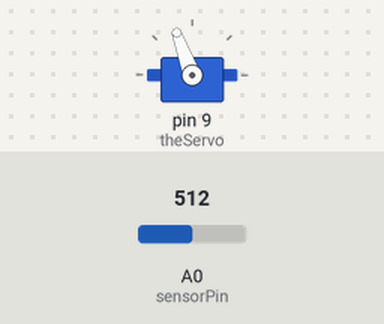
This sketch was run on a simulated Arduino Uno, built with avr-gcc and run on an emulated ATmega328P. On the bench: servo. The test bench sets the inputs (shaded band); at power-on: A0 (sensorPin) = 512. What the sketch prints to the serial monitor is not drawn.

Above: at 1.2 s.
1.3 s: A0 (sensorPin) set to 50
2.8 s: A0 (sensorPin) set to 40
At 3.58 s:
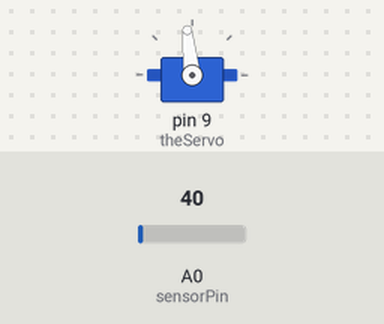
At 5.1 s:
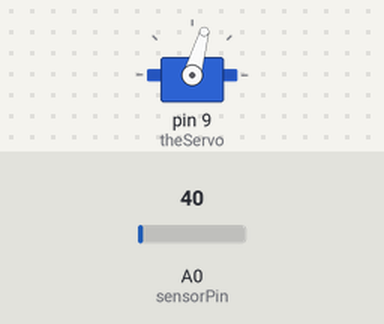
5.8 s: A0 (sensorPin) set to 75
Timing chart, 0 to 8.8 s (numbered marks = the images above; inputs shaded):
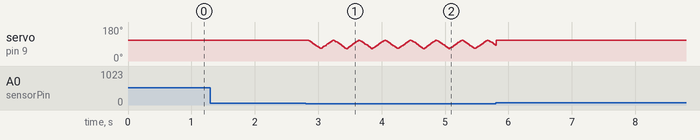

Measured:
- the behaviour switches between 45 and 44 on A0 (sensorPin) (found by bisection; images 0 and 1)

The sketch:

SympathyForPacman.ino
```cpp
#include <Servo.h>

Servo theServo;
int servoPos = 0;

int MAX = 110;
int MIN = 65;

int DIST = 45;

int DIR = 0;

boolean bCLOSEENOUGH = false;

int sensorPin = A0;
int sensorValue = 0;
int prevValue = 0;

void setup() {
  Serial.begin(9600);

  theServo.attach(9);
  theServo.write(MIN);
  DIR = 1;

}

void loop() {

  sensorValue = 0.1 * analogRead(sensorPin) + ( 1 - 0.1) * prevValue;

  if(sensorValue < DIST){

    bCLOSEENOUGH = true;

    if(DIR == 1){

// --- Close ---
      servoPos++;

    } else if (DIR == 2){

// --- Open ---
      servoPos--;
    }

    theServo.write(servoPos);

  } else {

    bCLOSEENOUGH = false;

    servoPos = MAX;
    theServo.write(servoPos);

  }

  Serial.println(servoPos);

  if(servoPos < MIN){
    servoPos = MIN;
    DIR = 1;
  } else if(servoPos > MAX){
    servoPos = MAX;
    DIR = 2;
  }

  prevValue = sensorValue;
}
```
